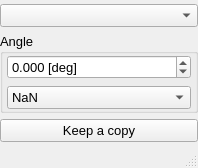
<?xml version="1.0" encoding="UTF-8"?>
<ui version="4.0">
 <class>nRotate</class>
 <widget class="QMainWindow" name="nRotate">
  <property name="geometry">
   <rect>
    <x>0</x>
    <y>0</y>
    <width>198</width>
    <height>168</height>
   </rect>
  </property>
  <property name="windowTitle">
   <string>Rotate</string>
  </property>
  <property name="iconSize">
   <size>
    <width>20</width>
    <height>20</height>
   </size>
  </property>
  <property name="unifiedTitleAndToolBarOnMac">
   <bool>true</bool>
  </property>
  <widget class="QWidget" name="centralwidget">
   <layout class="QGridLayout" name="gridLayout_3">
    <property name="leftMargin">
     <number>0</number>
    </property>
    <property name="topMargin">
     <number>4</number>
    </property>
    <property name="rightMargin">
     <number>0</number>
    </property>
    <property name="bottomMargin">
     <number>4</number>
    </property>
    <item row="4" column="0">
     <widget class="QGroupBox" name="groupBox_2">
      <property name="font">
       <font>
        <pointsize>10</pointsize>
       </font>
      </property>
      <property name="title">
       <string>Angle</string>
      </property>
      <layout class="QGridLayout" name="gridLayout_2">
       <property name="leftMargin">
        <number>4</number>
       </property>
       <property name="topMargin">
        <number>0</number>
       </property>
       <property name="rightMargin">
        <number>4</number>
       </property>
       <property name="bottomMargin">
        <number>0</number>
       </property>
       <item row="0" column="0">
        <widget class="QDoubleSpinBox" name="valueAngle">
         <property name="font">
          <font>
           <pointsize>10</pointsize>
          </font>
         </property>
         <property name="suffix">
          <string> [deg]</string>
         </property>
         <property name="decimals">
          <number>3</number>
         </property>
         <property name="minimum">
          <double>-180.000000000000000</double>
         </property>
         <property name="maximum">
          <double>180.000000000000000</double>
         </property>
         <property name="singleStep">
          <double>1.000000000000000</double>
         </property>
         <property name="neutrinoSave" stdset="0">
          <bool>true</bool>
         </property>
        </widget>
       </item>
       <item row="1" column="0">
        <widget class="QComboBox" name="defaultValue">
         <property name="neutrinoSave" stdset="0">
          <bool>true</bool>
         </property>
         <item>
          <property name="text">
           <string>NaN</string>
          </property>
         </item>
         <item>
          <property name="text">
           <string>Min</string>
          </property>
         </item>
         <item>
          <property name="text">
           <string>Max</string>
          </property>
         </item>
         <item>
          <property name="text">
           <string>Mean</string>
          </property>
         </item>
         <item>
          <property name="text">
           <string>0</string>
          </property>
         </item>
        </widget>
       </item>
      </layout>
     </widget>
    </item>
    <item row="3" column="0">
     <widget class="QComboBox" name="image">
      <property name="font">
       <font>
        <pointsize>10</pointsize>
       </font>
      </property>
      <property name="neutrinoImage" stdset="0">
       <bool>true</bool>
      </property>
     </widget>
    </item>
    <item row="5" column="0">
     <widget class="QPushButton" name="doIt">
      <property name="font">
       <font>
        <pointsize>10</pointsize>
       </font>
      </property>
      <property name="text">
       <string>Keep a copy</string>
      </property>
     </widget>
    </item>
   </layout>
  </widget>
  <widget class="QStatusBar" name="statusbar">
   <property name="font">
    <font>
     <pointsize>10</pointsize>
    </font>
   </property>
  </widget>
 </widget>
 <resources/>
 <connections/>
</ui>
